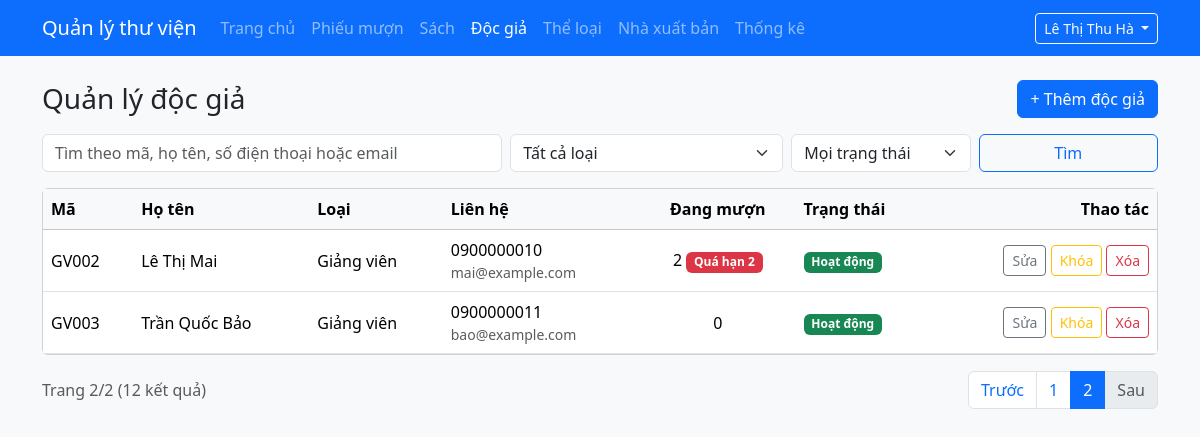
/admin/docgia.php?page=2 (signed in), run on an earlier commit of the app's database.
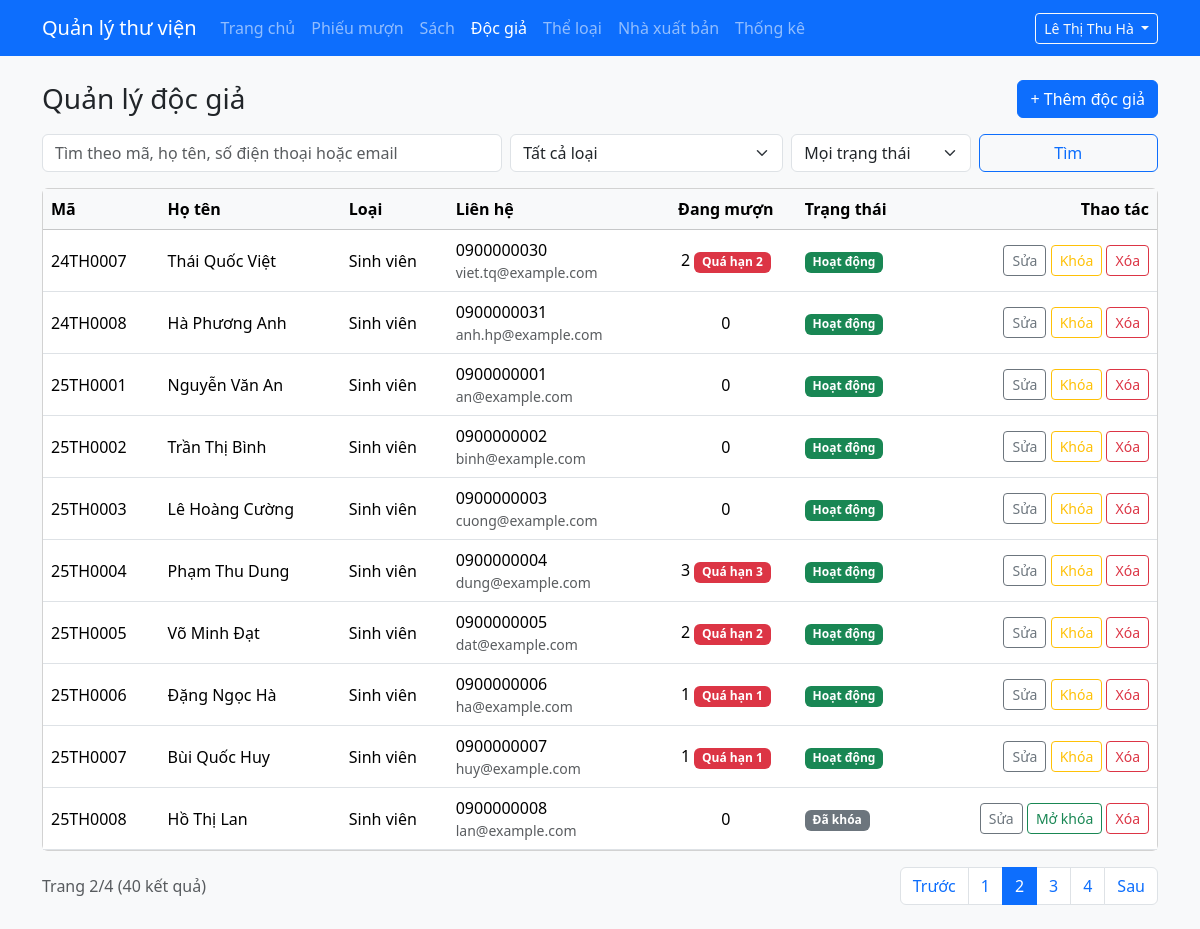
And on a later commit of the database.
### tables this page shows
CREATE TABLE docgia (
  id            INT UNSIGNED NOT NULL AUTO_INCREMENT PRIMARY KEY,
  ma_doc_gia    VARCHAR(20)  NOT NULL UNIQUE,     
  ho_ten        VARCHAR(100) NOT NULL,
  ngay_sinh     DATE         NULL,
  gioi_tinh     ENUM('nam','nu','khac') NOT NULL DEFAULT 'khac',
  dia_chi       VARCHAR(255) NULL,
  sdt           VARCHAR(15)  NULL,
  email         VARCHAR(100) NULL,
  id_loai       INT UNSIGNED NOT NULL,
  mat_khau      VARCHAR(255) NOT NULL,            
  ngay_dang_ky  DATE         NOT NULL,
  trang_thai    ENUM('hoat_dong','khoa') NOT NULL DEFAULT 'hoat_dong',
  CONSTRAINT fk_docgia_loai FOREIGN KEY (id_loai) REFERENCES loaidocgia(id)
);

CREATE TABLE loaidocgia (
  id               INT UNSIGNED NOT NULL AUTO_INCREMENT PRIMARY KEY,
  ten_loai         VARCHAR(50)  NOT NULL UNIQUE,
  so_sach_toi_da   TINYINT UNSIGNED NOT NULL,    
  so_ngay_muon     TINYINT UNSIGNED NOT NULL,    
  so_lan_gia_han   TINYINT UNSIGNED NOT NULL,    
  CHECK (so_sach_toi_da > 0),
  CHECK (so_ngay_muon > 0)
);

### includes/helpers.php (called while the page is built, shortened)
<?php
function e($chuoi): string
{
    return htmlspecialchars((string) $chuoi, ENT_QUOTES | ENT_SUBSTITUTE, 'UTF-8');
}
function layChuoiGet(string $ten): string
{
    $giaTri = $_GET[$ten] ?? '';
    return is_string($giaTri) ? trim($giaTri) : '';
}

### includes/csdl.php (called while the page is built, shortened)
<?php
function truyVan(mysqli $conn, string $sql, string $kieu = '', array $thamSo = []): mysqli_stmt
{
    $stmt = mysqli_prepare($conn, $sql);
    if ($kieu !== '') {
        mysqli_stmt_bind_param($stmt, $kieu, ...$thamSo);
    }
    mysqli_stmt_execute($stmt);
    return $stmt;
}

### admin/docgia.php (the view, shortened to what the changed rows need)
<?php
require_once __DIR__ . '/../includes/khoi-tao-admin.php';
$soDongMoiTrang = 10;
$tuKhoa = layChuoiGet('q');
$idLoai = filter_var(layChuoiGet('loai'), FILTER_VALIDATE_INT);
$idLoai = ($idLoai !== false && $idLoai > 0) ? $idLoai : 0;
$trangThai = layChuoiGet('trangthai');
if (!in_array($trangThai, ['hoat_dong', 'khoa'], true)) {
    $trangThai = '';
}
$pageNum = filter_var(layChuoiGet('page'), FILTER_VALIDATE_INT);
$pageNum = ($pageNum !== false && $pageNum > 0) ? $pageNum : 1;
$dieuKien = [];
$kieu     = '';
$thamSo   = [];
$menhDeWhere = count($dieuKien) > 0 ? 'WHERE ' . implode(' AND ', $dieuKien) : '';
$stmt    = truyVan($conn, "SELECT COUNT(*) FROM docgia dg $menhDeWhere", $kieu, $thamSo);
$numRows = (int) mysqli_fetch_row(mysqli_stmt_get_result($stmt))[0];
$maxPage = max(1, (int) ceil($numRows / $soDongMoiTrang));
$pageNum = min($pageNum, $maxPage);
$offset  = ($pageNum - 1) * $soDongMoiTrang;
$sql = "SELECT dg.id, dg.ma_doc_gia, dg.ho_ten, dg.sdt, dg.email, dg.trang_thai, ld.ten_loai,
               (SELECT COUNT(*)
                FROM chitietphieumuon ct
                JOIN phieumuon pm ON pm.id = ct.id_phieu_muon
                WHERE pm.id_doc_gia = dg.id AND ct.ngay_tra_thuc_te IS NULL) AS dang_muon,
               (SELECT COUNT(*)
                FROM chitietphieumuon ct
                JOIN phieumuon pm ON pm.id = ct.id_phieu_muon
                WHERE pm.id_doc_gia = dg.id AND ct.ngay_tra_thuc_te IS NULL
                  AND pm.ngay_hen_tra < CURDATE()) AS qua_han
        FROM docgia dg
        JOIN loaidocgia ld ON ld.id = dg.id_loai
        $menhDeWhere
        ORDER BY dg.ma_doc_gia
        LIMIT ? OFFSET ?";
$stmt = truyVan(
    $conn,
    $sql,
    $kieu . 'ii',
    array_merge($thamSo, [$soDongMoiTrang, $offset])
);
$dsDocGia = mysqli_fetch_all(mysqli_stmt_get_result($stmt), MYSQLI_ASSOC);
function lienKetTrang(int $page, string $tuKhoa, int $idLoai, string $trangThai): string
{
    $thamSoUrl = ['page' => $page];
    return '?' . e(http_build_query($thamSoUrl));
}
require __DIR__ . '/../includes/admin-dau.php';
?>
<div class="d-flex flex-wrap justify-content-between align-items-center mb-3 gap-2">
    <h1 class="h3 mb-0">Quản lý độc giả</h1>
</div>
<div class="card">
    <div class="table-responsive">
        <table class="table table-hover align-middle mb-0">
            <thead class="table-light">
                <tr>
                    <th>Mã</th>
                    <th>Họ tên</th>
                    <th>Loại</th>
                    <th>Liên hệ</th>
                    <th class="text-center">Đang mượn</th>
                    <th>Trạng thái</th>
                    <th class="text-end">Thao tác</th>
                </tr>
            </thead>
            <tbody>
            <?php foreach ($dsDocGia as $docGia): ?>
                <tr>
                    <td><?= e($docGia['ma_doc_gia']) ?></td>
                    <td><?= e($docGia['ho_ten']) ?></td>
                    <td><?= e($docGia['ten_loai']) ?></td>
                    <td>
                        <?= e($docGia['sdt'] ?? '') ?>
                        <?php if ($docGia['email'] !== null && $docGia['email'] !== ''): ?>
                            <div class="small text-muted"><?= e($docGia['email']) ?></div>
                        <?php endif; ?>
                    </td>
                    <td class="text-center">
                        <?= (int) $docGia['dang_muon'] ?>
                        <?php if ((int) $docGia['qua_han'] > 0): ?>
                            <span class="badge text-bg-danger">Quá hạn <?= (int) $docGia['qua_han'] ?></span>
                        <?php endif; ?>
                    </td>
                    <td>
                        <?php if ($docGia['trang_thai'] === 'hoat_dong'): ?>
                            <span class="badge text-bg-success">Hoạt động</span>
                        <?php else: ?>
                            <span class="badge text-bg-secondary">Đã khóa</span>
                        <?php endif; ?>
                    </td>
                    <td class="text-end text-nowrap">
                        <a href="docgia-form.php?id=<?= (int) $docGia['id'] ?>" class="btn btn-sm btn-outline-secondary">Sửa</a>
                        <form method="post" action="docgia-khoa.php" class="d-inline">
                            <?php if ($docGia['trang_thai'] === 'hoat_dong'): ?>
                                <button type="submit" class="btn btn-sm btn-outline-warning">Khóa</button>
                            <?php else: ?>
                                <button type="submit" class="btn btn-sm btn-outline-success">Mở khóa</button>
                            <?php endif; ?>
                        </form>
                        <form method="post" action="docgia-xoa.php" class="d-inline"
                              onsubmit="return confirm('Xóa độc giả này?');">
                            <button type="submit" class="btn btn-sm btn-outline-danger">Xóa</button>
                        </form>
                    </td>
                </tr>
            <?php endforeach; ?>
            </tbody>
        </table>
    </div>
</div>
<div class="d-flex flex-wrap justify-content-between align-items-center mt-3 gap-2">
    <div class="text-muted">Trang <?= $pageNum ?>/<?= $maxPage ?> (<?= $numRows ?> kết quả)</div>
    <?php if ($maxPage > 1): ?>
    <nav aria-label="Phân trang">
        <ul class="pagination mb-0">
            <li class="page-item<?= $pageNum <= 1 ? ' disabled' : '' ?>">
                <a class="page-link" href="<?= lienKetTrang(max(1, $pageNum - 1), $tuKhoa, $idLoai, $trangThai) ?>">Trước</a>
            </li>
            <?php for ($i = max(1, $pageNum - 2); $i <= min($maxPage, $pageNum + 2); $i++): ?>
                <li class="page-item<?= $i === $pageNum ? ' active' : '' ?>">
                    <a class="page-link" href="<?= lienKetTrang($i, $tuKhoa, $idLoai, $trangThai) ?>"><?= $i ?></a>
                </li>
            <?php endfor; ?>
            <li class="page-item<?= $pageNum >= $maxPage ? ' disabled' : '' ?>">
                <a class="page-link" href="<?= lienKetTrang(min($maxPage, $pageNum + 1), $tuKhoa, $idLoai, $trangThai) ?>">Sau</a>
            </li>
        </ul>
    </nav>
    <?php endif; ?>
</div>
<?php require __DIR__ . '/../includes/admin-cuoi.php'; ?>

What changed in the data, as far as the page shows it:
no longer on this page (row edited): docgia: ma_doc_gia "GV002", ho_ten "Lê Thị Mai", id_loai.ten_loai "Giảng viên", sdt "0900000010", email "mai@example.com", dang_muon "2", qua_han "2", trang_thai "Hoạt động"
no longer on this page (row edited): docgia: ma_doc_gia "GV003", ho_ten "Trần Quốc Bảo", id_loai.ten_loai "Giảng viên", sdt "0900000011", email "bao@example.com", dang_muon "0", trang_thai "Hoạt động"
added docgia: ma_doc_gia "24TH0007", ho_ten "Thái Quốc Việt", id_loai.ten_loai "Sinh viên", sdt "0900000030", email "viet.tq@example.com", dang_muon "2", qua_han "2", trang_thai "Hoạt động"
added docgia: ma_doc_gia "24TH0008", ho_ten "Hà Phương Anh", id_loai.ten_loai "Sinh viên", sdt "0900000031", email "anh.hp@example.com", dang_muon "0", trang_thai "Hoạt động"
now on this page (row edited): docgia: ma_doc_gia "25TH0001", ho_ten "Nguyễn Văn An", id_loai.ten_loai "Sinh viên", sdt "0900000001", email "an@example.com", dang_muon "0", trang_thai "Hoạt động"
now on this page (row edited): docgia: ma_doc_gia "25TH0002", ho_ten "Trần Thị Bình", id_loai.ten_loai "Sinh viên", sdt "0900000002", email "binh@example.com", dang_muon "0", trang_thai "Hoạt động"
now on this page (row edited): docgia: ma_doc_gia "25TH0003", ho_ten "Lê Hoàng Cường", id_loai.ten_loai "Sinh viên", sdt "0900000003", email "cuong@example.com", dang_muon "0", trang_thai "Hoạt động"
now on this page (row edited): docgia: ma_doc_gia "25TH0004", ho_ten "Phạm Thu Dung", id_loai.ten_loai "Sinh viên", sdt "0900000004", email "dung@example.com", dang_muon "3", qua_han "3", trang_thai "Hoạt động"
now on this page (row edited): docgia: ma_doc_gia "25TH0005", ho_ten "Võ Minh Đạt", id_loai.ten_loai "Sinh viên", sdt "0900000005", email "dat@example.com", dang_muon "2", qua_han "2", trang_thai "Hoạt động"
now on this page (row edited): docgia: ma_doc_gia "25TH0006", ho_ten "Đặng Ngọc Hà", id_loai.ten_loai "Sinh viên", sdt "0900000006", email "ha@example.com", dang_muon "1", qua_han "1", trang_thai "Hoạt động"
now on this page (row edited): docgia: ma_doc_gia "25TH0007", ho_ten "Bùi Quốc Huy", id_loai.ten_loai "Sinh viên", sdt "0900000007", email "huy@example.com", dang_muon "1", qua_han "1", trang_thai "Hoạt động"
now on this page (row edited): docgia: ma_doc_gia "25TH0008", ho_ten "Hồ Thị Lan", id_loai.ten_loai "Sinh viên", sdt "0900000008", email "lan@example.com", dang_muon "0", trang_thai "Đã khóa"
Also different on the page:
$maxPage: "2" → "4"
$numRows: "12" → "40"
new list line: "3"
new list line: "4"
